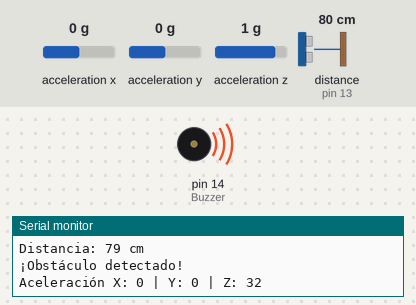
A sketch run on a simulated Arduino Uno, built with avr-gcc and run on an emulated ATmega328P. On the bench: buzzer (waves = sounding, pin HIGH), the last lines printed to the serial monitor. Wiring (inferred from the names in the program): ultrasonic range finder: trigger pin 12; echo pin 13. The test bench sets the inputs (shaded band); at power-on: distance to the obstacle (sensor on pin 13) 80 cm, acceleration x 0 g, acceleration y 0 g, acceleration z 1 g. The echo pulse lasts 58.3 µs per cm; pins used as bus, display or sensor lines are not drawn.

Above: at 1.3 s.
1.4 s: distance to the obstacle (sensor on pin 13) set to 98 cm
2.9 s: distance to the obstacle (sensor on pin 13) set to 105 cm
At 3.9 s:
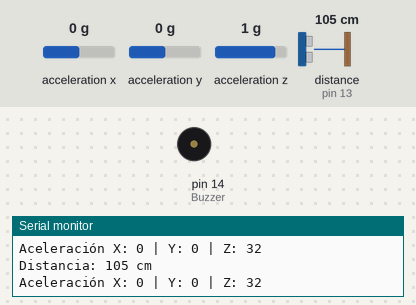
4.6 s: distance to the obstacle (sensor on pin 13) set to 2 cm
At 4.9 s:
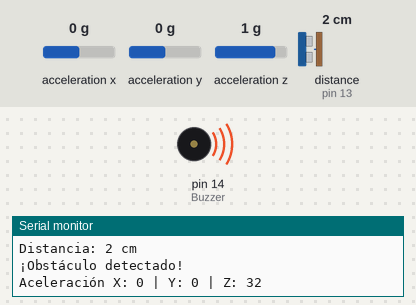
6.1 s: distance to the obstacle (sensor on pin 13) set to 120 cm
At 7.3 s:
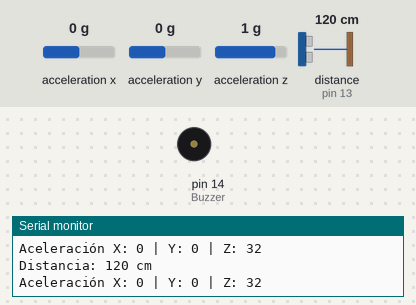
Timing chart, 0 to 8.6 s (numbered marks = the images above; inputs shaded):
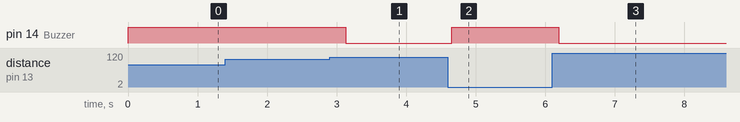

Measured:
- the behaviour switches between 100 and 101 cm on distance to the obstacle (sensor on pin 13) (found by bisection; images 0 and 1)
- after the input at 2.9 s, pin 14 (Buzzer): HIGH → LOW after 0.23 s
- after the input at 4.6 s, pin 14 (Buzzer): LOW → HIGH after 0.05 s
- after the input at 6.1 s, pin 14 (Buzzer): HIGH → LOW after 0.10 s

The sketch:

Acele-Ultra.ino
```cpp
#include <Wire.h>
#include <SparkFun_ADXL345.h>

// Pines para el sensor ultrasónico
const int Trigger = 12;   // Pin digital 12 para el Trigger del sensor
const int Echo = 13;      // Pin digital 13 para el Echo del sensor
const int Buzzer = 14;    // Pin digital 14 para el Buzzer o motor de vibración
const int AlertDistance = 100; // Distancia de alerta en cm (ajústala según necesites)

// Inicialización del acelerómetro
ADXL345 adxl = ADXL345(); // Usa I2C por defecto

void setup() {
  Serial.begin(9600);
  Serial.println("Iniciando sistema...");

  // Configuración del sensor ultrasónico
  pinMode(Trigger, OUTPUT); // Pin como salida
  pinMode(Echo, INPUT);     // Pin como entrada
  pinMode(Buzzer, OUTPUT);  // Pin como salida para el Buzzer/motor de vibración
  digitalWrite(Trigger, LOW); // Inicializamos el pin con 0

  // Configuración del acelerómetro
  adxl.powerOn();            // Encender el ADXL345
  adxl.setRangeSetting(16);   // Configura el rango a ±16g
}

void loop() {
  // *** Lectura del sensor ultrasónico ***
  long t; // Tiempo que demora en llegar el eco
  long d; // Distancia en centímetros

  digitalWrite(Trigger, HIGH);
  delayMicroseconds(10);    // Enviamos un pulso de 10us
  digitalWrite(Trigger, LOW);

  t = pulseIn(Echo, HIGH);  // Obtenemos el ancho del pulso
  d = t / 58.2;             // Convertimos el tiempo a distancia en cm

  Serial.print("Distancia: ");
  Serial.print(d);          // Enviamos serialmente el valor de la distancia
  Serial.println(" cm");

  if (d < AlertDistance) {
    // Activamos el buzzer o motor de vibración
    digitalWrite(Buzzer, HIGH);
    Serial.println("¡Obstáculo detectado!");
  } else {
    // Desactivamos el buzzer o motor de vibración
    digitalWrite(Buzzer, LOW);
  }

  // *** Lectura del acelerómetro ***
  int x, y, z;
  adxl.readAccel(&x, &y, &z);

  // Imprimir los valores de aceleración en el monitor serial
  Serial.print("Aceleración X: ");
  Serial.print(x);
  Serial.print(" | Y: ");
  Serial.print(y);
  Serial.print(" | Z: ");
  Serial.println(z);

  delay(500); // Espera medio segundo antes de la próxima lectura
}
```
